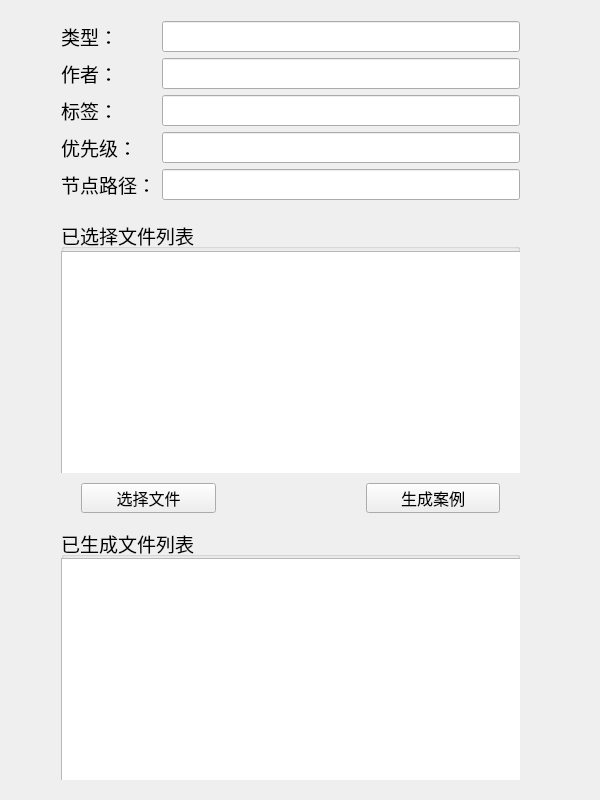
<?xml version="1.0" encoding="UTF-8"?>
<ui version="4.0">
 <class>app_demoClass</class>
 <widget class="QWidget" name="app_demoClass">
  <property name="geometry">
   <rect>
    <x>0</x>
    <y>0</y>
    <width>600</width>
    <height>800</height>
   </rect>
  </property>
  <property name="windowTitle">
   <string>app_demo</string>
  </property>
  <widget class="QWidget" name="">
   <property name="geometry">
    <rect>
     <x>50</x>
     <y>10</y>
     <width>481</width>
     <height>201</height>
    </rect>
   </property>
   <layout class="QFormLayout" name="formLayout">
    <item row="0" column="0">
     <widget class="QLabel" name="label">
      <property name="sizePolicy">
       <sizepolicy hsizetype="Preferred" vsizetype="Expanding">
        <horstretch>0</horstretch>
        <verstretch>0</verstretch>
       </sizepolicy>
      </property>
      <property name="font">
       <font>
        <pointsize>14</pointsize>
       </font>
      </property>
      <property name="text">
       <string>类型：</string>
      </property>
     </widget>
    </item>
    <item row="0" column="1">
     <widget class="QLineEdit" name="lineEdit">
      <property name="sizePolicy">
       <sizepolicy hsizetype="Expanding" vsizetype="Expanding">
        <horstretch>0</horstretch>
        <verstretch>0</verstretch>
       </sizepolicy>
      </property>
      <property name="font">
       <font>
        <pointsize>14</pointsize>
       </font>
      </property>
     </widget>
    </item>
    <item row="1" column="0">
     <widget class="QLabel" name="label_2">
      <property name="sizePolicy">
       <sizepolicy hsizetype="Preferred" vsizetype="Expanding">
        <horstretch>0</horstretch>
        <verstretch>0</verstretch>
       </sizepolicy>
      </property>
      <property name="font">
       <font>
        <pointsize>14</pointsize>
       </font>
      </property>
      <property name="text">
       <string>作者：</string>
      </property>
     </widget>
    </item>
    <item row="1" column="1">
     <widget class="QLineEdit" name="lineEdit_2">
      <property name="sizePolicy">
       <sizepolicy hsizetype="Expanding" vsizetype="Expanding">
        <horstretch>0</horstretch>
        <verstretch>0</verstretch>
       </sizepolicy>
      </property>
      <property name="font">
       <font>
        <pointsize>14</pointsize>
        <bold>false</bold>
       </font>
      </property>
     </widget>
    </item>
    <item row="2" column="0">
     <widget class="QLabel" name="label_3">
      <property name="sizePolicy">
       <sizepolicy hsizetype="Preferred" vsizetype="Expanding">
        <horstretch>0</horstretch>
        <verstretch>0</verstretch>
       </sizepolicy>
      </property>
      <property name="font">
       <font>
        <pointsize>14</pointsize>
       </font>
      </property>
      <property name="text">
       <string>标签：</string>
      </property>
     </widget>
    </item>
    <item row="2" column="1">
     <widget class="QLineEdit" name="lineEdit_3">
      <property name="sizePolicy">
       <sizepolicy hsizetype="Expanding" vsizetype="Expanding">
        <horstretch>0</horstretch>
        <verstretch>0</verstretch>
       </sizepolicy>
      </property>
      <property name="font">
       <font>
        <pointsize>14</pointsize>
       </font>
      </property>
     </widget>
    </item>
    <item row="3" column="0">
     <widget class="QLabel" name="label_4">
      <property name="sizePolicy">
       <sizepolicy hsizetype="Preferred" vsizetype="Expanding">
        <horstretch>0</horstretch>
        <verstretch>0</verstretch>
       </sizepolicy>
      </property>
      <property name="font">
       <font>
        <pointsize>14</pointsize>
       </font>
      </property>
      <property name="text">
       <string>优先级：</string>
      </property>
     </widget>
    </item>
    <item row="3" column="1">
     <widget class="QLineEdit" name="lineEdit_4">
      <property name="sizePolicy">
       <sizepolicy hsizetype="Expanding" vsizetype="Expanding">
        <horstretch>0</horstretch>
        <verstretch>0</verstretch>
       </sizepolicy>
      </property>
      <property name="font">
       <font>
        <pointsize>14</pointsize>
       </font>
      </property>
     </widget>
    </item>
    <item row="4" column="0">
     <widget class="QLabel" name="label_5">
      <property name="sizePolicy">
       <sizepolicy hsizetype="Preferred" vsizetype="Expanding">
        <horstretch>0</horstretch>
        <verstretch>0</verstretch>
       </sizepolicy>
      </property>
      <property name="font">
       <font>
        <pointsize>14</pointsize>
       </font>
      </property>
      <property name="text">
       <string>节点路径：</string>
      </property>
     </widget>
    </item>
    <item row="4" column="1">
     <widget class="QLineEdit" name="lineEdit_5">
      <property name="sizePolicy">
       <sizepolicy hsizetype="Preferred" vsizetype="Expanding">
        <horstretch>100</horstretch>
        <verstretch>0</verstretch>
       </sizepolicy>
      </property>
      <property name="font">
       <font>
        <pointsize>14</pointsize>
       </font>
      </property>
     </widget>
    </item>
   </layout>
  </widget>
  <widget class="QWidget" name="">
   <property name="geometry">
    <rect>
     <x>50</x>
     <y>210</y>
     <width>481</width>
     <height>581</height>
    </rect>
   </property>
   <layout class="QGridLayout" name="gridLayout" rowstretch="10,1,10" columnstretch="0">
    <property name="topMargin">
     <number>10</number>
    </property>
    <property name="verticalSpacing">
     <number>10</number>
    </property>
    <item row="2" column="0">
     <widget class="QGroupBox" name="groupBox_2">
      <property name="font">
       <font>
        <pointsize>14</pointsize>
       </font>
      </property>
      <property name="title">
       <string>已生成文件列表</string>
      </property>
      <widget class="QTextBrowser" name="textBrowser_2">
       <property name="geometry">
        <rect>
         <x>0</x>
         <y>30</y>
         <width>471</width>
         <height>231</height>
        </rect>
       </property>
      </widget>
      <widget class="QScrollBar" name="verticalScrollBar_2">
       <property name="geometry">
        <rect>
         <x>460</x>
         <y>30</y>
         <width>21</width>
         <height>231</height>
        </rect>
       </property>
       <property name="sizePolicy">
        <sizepolicy hsizetype="Minimum" vsizetype="Expanding">
         <horstretch>0</horstretch>
         <verstretch>100</verstretch>
        </sizepolicy>
       </property>
       <property name="orientation">
        <enum>Qt::Orientation::Vertical</enum>
       </property>
      </widget>
     </widget>
    </item>
    <item row="0" column="0">
     <widget class="QGroupBox" name="groupBox">
      <property name="font">
       <font>
        <pointsize>14</pointsize>
       </font>
      </property>
      <property name="title">
       <string>已选择文件列表</string>
      </property>
      <widget class="QTextBrowser" name="textBrowser">
       <property name="geometry">
        <rect>
         <x>0</x>
         <y>31</y>
         <width>481</width>
         <height>241</height>
        </rect>
       </property>
      </widget>
      <widget class="QScrollBar" name="verticalScrollBar">
       <property name="geometry">
        <rect>
         <x>460</x>
         <y>29</y>
         <width>20</width>
         <height>241</height>
        </rect>
       </property>
       <property name="sizePolicy">
        <sizepolicy hsizetype="Expanding" vsizetype="Expanding">
         <horstretch>0</horstretch>
         <verstretch>0</verstretch>
        </sizepolicy>
       </property>
       <property name="orientation">
        <enum>Qt::Orientation::Vertical</enum>
       </property>
      </widget>
     </widget>
    </item>
    <item row="1" column="0">
     <layout class="QHBoxLayout" name="horizontalLayout" stretch="0,0">
      <property name="spacing">
       <number>150</number>
      </property>
      <property name="sizeConstraint">
       <enum>QLayout::SizeConstraint::SetDefaultConstraint</enum>
      </property>
      <property name="leftMargin">
       <number>20</number>
      </property>
      <property name="rightMargin">
       <number>20</number>
      </property>
      <property name="bottomMargin">
       <number>5</number>
      </property>
      <item>
       <widget class="QPushButton" name="pushButton">
        <property name="minimumSize">
         <size>
          <width>0</width>
          <height>30</height>
         </size>
        </property>
        <property name="maximumSize">
         <size>
          <width>16777215</width>
          <height>30</height>
         </size>
        </property>
        <property name="font">
         <font>
          <pointsize>12</pointsize>
         </font>
        </property>
        <property name="text">
         <string>选择文件</string>
        </property>
       </widget>
      </item>
      <item>
       <widget class="QPushButton" name="pushButton_2">
        <property name="sizePolicy">
         <sizepolicy hsizetype="Minimum" vsizetype="Fixed">
          <horstretch>0</horstretch>
          <verstretch>30</verstretch>
         </sizepolicy>
        </property>
        <property name="minimumSize">
         <size>
          <width>0</width>
          <height>30</height>
         </size>
        </property>
        <property name="maximumSize">
         <size>
          <width>16777215</width>
          <height>30</height>
         </size>
        </property>
        <property name="font">
         <font>
          <pointsize>12</pointsize>
         </font>
        </property>
        <property name="text">
         <string>生成案例</string>
        </property>
       </widget>
      </item>
     </layout>
    </item>
   </layout>
  </widget>
 </widget>
 <layoutdefault spacing="6" margin="11"/>
 <resources>
  <include location="app_demo.qrc"/>
 </resources>
 <connections/>
</ui>
